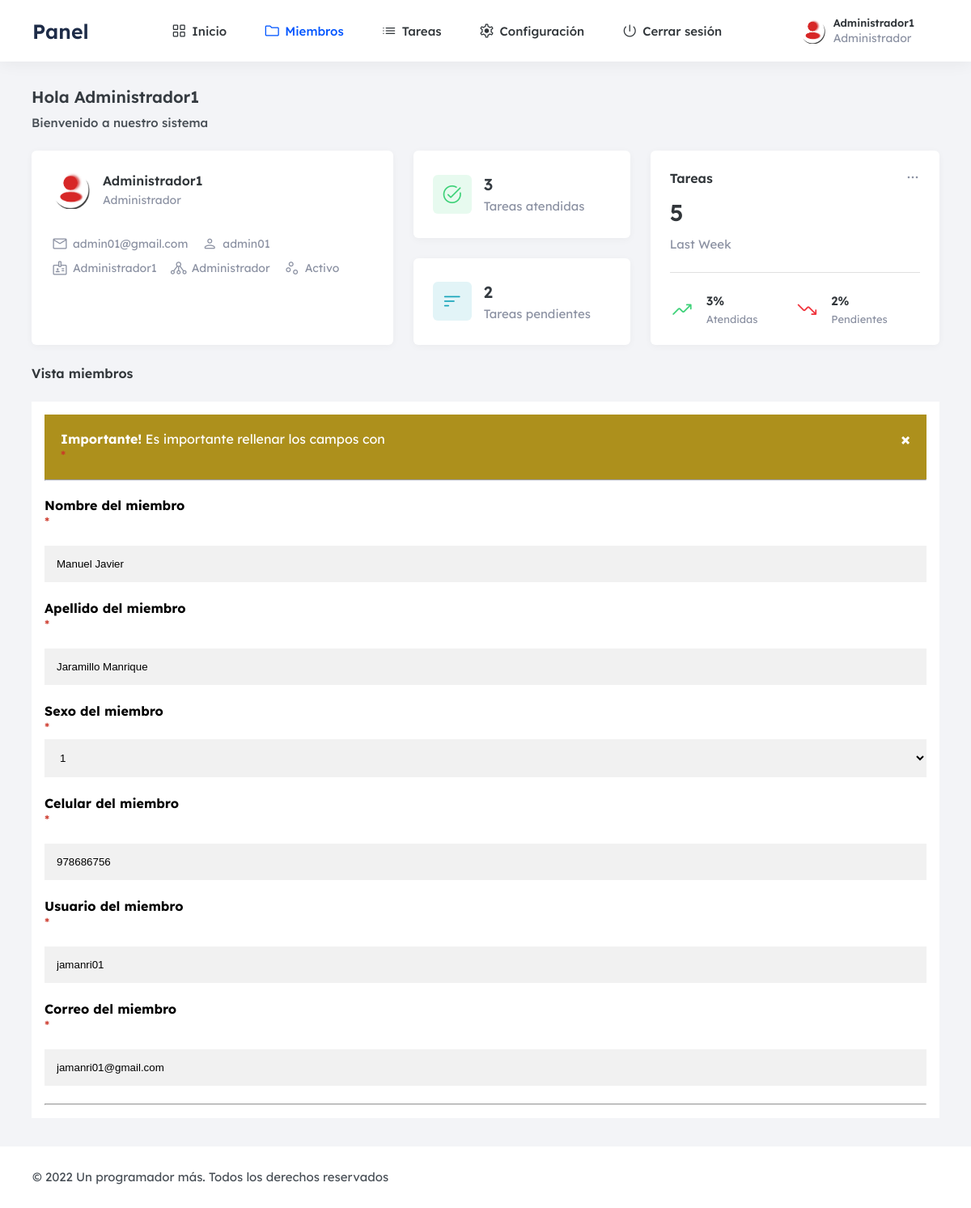
Screenshot of /frontend/miembros/view.php?id=3 (signed in) with the database file from the repository.
### tables this page shows
CREATE TABLE `miembros` (
  `idmen` int(11) NOT NULL,
  `nomenb` varchar(35) NOT NULL,
  `apmenb` varchar(35) NOT NULL,
  `sexo` char(1) NOT NULL,
  `celu` char(9) NOT NULL,
  `username` varchar(25) NOT NULL,
  `correo` varchar(35) NOT NULL,
  `contra` varchar(255) NOT NULL,
  `rol` char(1) NOT NULL,
  `state` char(1) NOT NULL,
  `fere` timestamp NOT NULL DEFAULT current_timestamp() ON UPDATE current_timestamp()
);

### frontend/miembros/view.php (the view, shortened to what this page needs)
<?php if(isset($_SESSION['id'])) { ?>
<!DOCTYPE html>
<html lang="es">
<head>
  <link rel="stylesheet" href="../../backend/css/admin.css">
</head>
<body>
  <header class="header" data-header>
    <div class="container">
      <h1>
        <a href="../administrador/escritorio.php" class="logo">Panel</a>
      </h1>
      <nav class="navbar">
        <div class="container">
          <ul class="navbar-list">
            <li>
              <a href="../administrador/escritorio.php" class="navbar-link  icon-box">
                <span class="material-symbols-rounded  icon">grid_view</span>
                <span>Inicio</span>
              </a>
            </li>
            <li>
              <a href="../miembros/mostrar.php" class="navbar-link active icon-box">
                <span class="material-symbols-rounded  icon">folder</span>
                <span>Miembros</span>
              </a>
            </li>
            <li>
              <a href="../tareas/mostrar.php" class="navbar-link icon-box">
                <span class="material-symbols-rounded  icon">list</span>
                <span>Tareas</span>
              </a>
            </li>
            <li>
              <a href="../configuracion/mostrar.php" class="navbar-link icon-box">
                <span class="material-symbols-rounded  icon">settings</span>
                <span>Configuración</span>
              </a>
            </li>
            <li>
              <a href="../salir.php" class="navbar-link icon-box">
                <span class="material-symbols-rounded  icon">power_settings_new</span>
                <span>Cerrar sesión</span>
              </a>
            </li>
          </ul>
          <ul class="user-action-list">
            <li>
              <a href="#" class="header-profile">
                <figure class="profile-avatar">
                  <img src="../../backend/img/reere.png" alt="Elizabeth Foster" width="32" height="32">
                </figure>
                <div>
                  <p class="profile-title"><?php echo $_SESSION['nombre']; ?></p>
                  <?php
                    if ($_SESSION['rol']= '1') {
                      echo ' <p class="card-subtitle">Administrador</p>';
                    } else {
                        echo '<p class="card-subtitle">Cliente</p>';
                    }
               ?>
                </div>
              </a>
            </li>
          </ul>
        </div>
      </nav>
    </div>
  </header>
  <main>
    <article class="container article">
      <h2 class="h2 article-title">Hola <?php echo $_SESSION['nombre']; ?></h2>
      <p class="article-subtitle">Bienvenido a nuestro sistema</p>
      <section class="home">
        <div class="card profile-card">
          <div class="profile-card-wrapper">
            <figure class="card-avatar">
              <img src="../../backend/img/reere.png" alt="admin" width="48" height="48">
            </figure>
            <div>
              <p class="card-title"><?php echo $_SESSION['nombre']; ?></p>
              <?php
                    if ($_SESSION['rol']= '1') {
                      echo ' <p class="card-subtitle">Administrador</p>';
                    } else {
                        echo '<p class="card-subtitle">Cliente</p>';
                    }
               ?>
            </div>
          </div>
          <ul class="contact-list">
            <li>
              <a href="#" class="contact-link icon-box">
                <span class="material-symbols-rounded  icon">mail</span>
                <p class="text"><?php echo $_SESSION['correo']; ?></p>
              </a>
            </li>
            <li>
              <a href="#" class="contact-link icon-box">
                <span class="material-symbols-rounded  icon">person</span>
                <p class="text"><?php echo $_SESSION['username']; ?></p>
              </a>
            </li>
            <li>
              <a href="#" class="contact-link icon-box">
                <span class="material-symbols-rounded  icon">badge</span>
                <p class="text"><?php echo $_SESSION['nombre']; ?></p>
              </a>
            </li>
            <li>
              <a href="#" class="contact-link icon-box">
                <span class="material-symbols-rounded  icon">tenancy</span>
                <?php
                    if ($_SESSION['rol']= '1') {
                      echo ' <p class="card-subtitle">Administrador</p>';
                    } else {
                        echo '<p class="card-subtitle">Cliente</p>';
                    }
               ?>
              </a>
            </li>
            <li>
              <a href="#" class="contact-link icon-box">
                <span class="material-symbols-rounded  icon">scatter_plot</span>
                <?php
                    if ($_SESSION['state']= '1') {
                      echo ' <p class="card-subtitle">Activo</p>';
                    } else {
                        echo '<p class="card-subtitle">Inactivo</p>';
                    }
               ?>
              </a>
            </li>
          </ul>
        </div>
        <div class="card-wrapper">
          <div class="card task-card">
            <div class="card-icon icon-box green">
              <span class="material-symbols-rounded  icon">task_alt</span>
            </div>
            <div>
              <?php
                  require_once('../../backend/config/Conexion.php');
                    $sql = "SELECT COUNT(*) total FROM tarea WHERE state = 1";
                    $result = $connect->query($sql);
                    $total = $result->fetchColumn();
              ?>
              <data class="card-data" value="<?php echo  $total; ?>"><?php echo  $total; ?></data>
              <p class="card-text">Tareas atendidas</p>
            </div>
          </div>
          <div class="card task-card">
            <div class="card-icon icon-box red">
              <span class="material-symbols-rounded  icon">sort</span>
            </div>
            <div>
              <?php
                    $sql = "SELECT COUNT(*) total FROM tarea WHERE state = 0";
                    $result = $connect->query($sql);
                    $total = $result->fetchColumn();
              ?>
              <data class="card-data" value="<?php echo  $total; ?>"><?php echo  $total; ?></data>
              <p class="card-text">Tareas pendientes</p>
            </div>
          </div>
        </div>
        <div class="card revenue-card">
          <button class="card-menu-btn icon-box" aria-label="More" data-menu-btn>
            <span class="material-symbols-rounded  icon">more_horiz</span>
          </button>
          <p class="card-title">Tareas</p>
<?php
      $sql = "SELECT COUNT(*) total FROM tarea";
      $result = $connect->query($sql);
      $total = $result->fetchColumn();
?>
          <data class="card-price" value="<?php echo  $total; ?>"><?php echo  $total; ?></data>
          <p class="card-text">Last Week</p>
          <div class="divider card-divider"></div>
          <ul class="revenue-list">
            <li class="revenue-item icon-box">
              <span class="material-symbols-rounded  icon  green">trending_up</span>
              <div>
                <?php
    $sql = "SELECT COUNT(*) total FROM tarea WHERE state = 1";
    $result = $connect->query($sql);
    $total = $result->fetchColumn();
?>
                <data class="revenue-item-data" value="<?php echo  $total; ?>"><?php echo  $total; ?>%</data>
                <p class="revenue-item-text">Atendidas</p>
              </div>
            </li>
            <li class="revenue-item icon-box">
              <span class="material-symbols-rounded  icon  red">trending_down</span>
              <div>
                <?php
    $sql = "SELECT COUNT(*) total FROM tarea WHERE state = 0";
    $result = $connect->query($sql);
    $total = $result->fetchColumn();
?>
                <data class="revenue-item-data" value="<?php echo  $total; ?>"><?php echo  $total; ?>%</data>
                <p class="revenue-item-text">Pendientes</p>
              </div>
            </li>
          </ul>
        </div>
      </section>
      <section class="projects">
        <div class="section-title-wrapper">
          <h2 class="section-title">Vista miembros</h2>
        </div>
        <?php
 $id = $_GET['id'];
 $sentencia = $connect->prepare("SELECT * FROM miembros  WHERE idmen= '$id';");
 $sentencia->execute();
$data =  array();
if($sentencia){
  while($r = $sentencia->fetchObject()){
    $data[] = $r;
  }
}
   ?>
   <?php if(count($data)>0):?>
        <?php foreach($data as $d):?>
  <div class="containerss">
    <div class="alert-danger">
  <span class="closebtn" onclick="this.parentElement.style.display='none';">&times;</span>
  <strong>Importante!</strong> Es importante rellenar los campos con &nbsp;<span class="badge-warning">*</span>
</div>
    <hr>
    <br>
    <label for="email"><b>Nombre del miembro</b></label><span class="badge-warning">*</span>
    <input type="text" placeholder="ejm: Javier" name="mennom" value="<?php echo $d->nomenb; ?>"  required>
    <label for="email"><b>Apellido del miembro</b></label><span class="badge-warning">*</span>
    <input type="text" placeholder="ejm: Suarez" value="<?php echo $d->apmenb; ?>" name="menape"  required>
    <label for="psw"><b>Sexo del miembro</b></label><span class="badge-warning">*</span>
    <select required name="mensex">
        <option value="<?php echo $d->sexo; ?>"><?php echo $d->sexo; ?></option>
    </select>
    <label for="email"><b>Celular del miembro</b></label><span class="badge-warning">*</span>
    <input type="text" placeholder="ejm: 999878767" onKeypress="if (event.keyCode < 45 || event.keyCode > 57) event.returnValue = false;" value="<?php echo $d->celu; ?>" maxlength="9" name="mencel"  required>
    <label for="email"><b>Usuario del miembro</b></label><span class="badge-warning">*</span>
    <input type="text" placeholder="ejm: ssuare01" value="<?php echo $d->username; ?>" name="menusu"  required>
    <label for="email"><b>Correo del miembro</b></label><span class="badge-warning">*</span>
    <input type="text" placeholder="ejm: ssuare01@gmail.com"  name="mencor" value="<?php echo $d->correo; ?>"  required>
    <hr>
  </div>
<?php endforeach; ?>
    <?php else:?>
      <p class="alert alert-warning">No hay datos</p>
    <?php endif; ?>
      </section>
    </article>
  </main>
  <footer class="footer">
    <div class="container">
      <p class="copyright">
        &copy; 2022 <a href="#" class="copyright-link">Un programador más</a>. Todos los derechos reservados
      </p>
    </div>
  </footer>
</body>
</html>
<?php }else{
    header('Location: ../login.php');
 } ?>

### rows the page displays
miembros: mennom "Manuel Javier", menape "Jaramillo Manrique", mensex "1", mencel "978686756", menusu "jamanri01", mencor "jamanri01@gmail.com"

### other values shown
$_SESSION['nombre'] "Administrador1"
$_SESSION['correo'] "admin01@gmail.com"
$_SESSION['username'] "admin01"
$total "3"
$total "2"
$total "5"
